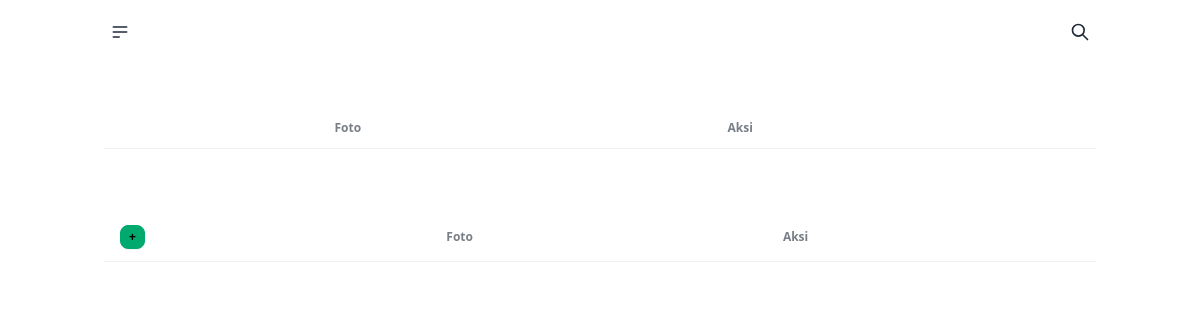
/admin/gallery/index.php, run on an earlier commit of the app's database.
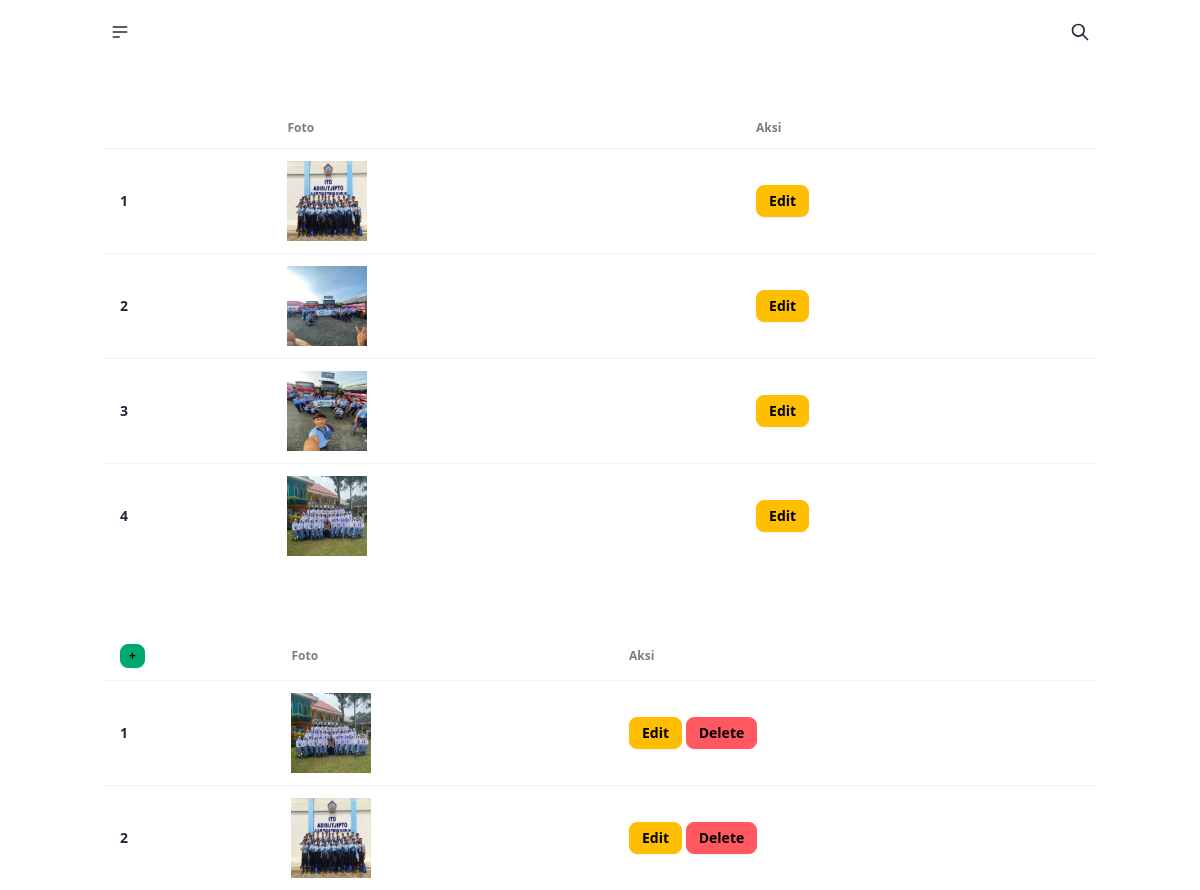
And on a later commit of the database.
### tables this page shows
CREATE TABLE `gallery_1` (
  `id` int NOT NULL,
  `image_path` text NOT NULL,
  `created_at` timestamp NOT NULL DEFAULT CURRENT_TIMESTAMP
);

CREATE TABLE `gallery_2` (
  `id` int NOT NULL,
  `image_path` text NOT NULL,
  `created_at` timestamp NOT NULL DEFAULT CURRENT_TIMESTAMP
);

### admin/gallery/index.php (the view, shortened to what this page needs)
<?php
include '../../config.php';
?>
<!doctype html>
<html lang="en">
  <head>
    <link rel="stylesheet" href="../../src/style/output.css" />
    <link
      href="https://cdn.jsdelivr.net/npm/daisyui@4.12.10/dist/full.min.css"
      rel="stylesheet"
      type="text/css"
    />
  </head>
  <body>
  <?php include '../nav-new.php' ?>
    <div class="container mx-auto">
      <div class="container text-center">
        <h1 class="text-white font-jkt font-semibold text-3xl pb-5">Gallery #1</h1>
      </div>
      <div class="overflow-x-auto">
        <table class="table">
          <thead>
            <tr>
              <th>
              </th>
              <th>Foto</th>
              <th>Aksi</th>
            </tr>
          </thead>
          <tbody>
            <?php
            $sql = "SELECT * FROM gallery_1 ORDER BY created_at DESC";
            $i = 1;
            $query = mysqli_query($conn, $sql);
            while ($data = mysqli_fetch_assoc($query)):
            ?>
            <tr>
              <th><?= $i++ ?></th>
              <td>
                <img src="../../uploads/<?= $data['image_path'] ?>" alt="" style="width: 80px !important; height: 80px !important;">
              </td>
              <td>
                <a href="update.php?id=<?= $data['id'] ?>" type="submit" name="submit" class="btn btn-sm btn-warning">Edit</a>
              </td>
            </tr>
            <?php endwhile; ?>
          </tbody>
        </table>
      </div>
      <div class="container text-center mt-5">
        <h1 class="text-white font-jkt font-semibold text-3xl pb-5">Gallery #2</h1>
      </div>
      <div class="overflow-x-auto">
        <table class="table">
          <thead>
            <tr>
              <th><a href="create.php" class="btn btn-xs btn-success">+</a></th>
              <th>Foto</th>
              <th>Aksi</th>
            </tr>
          </thead>
          <tbody>
            <?php
            $sql = "SELECT * FROM gallery_2 ORDER BY created_at DESC";
            $i = 1;
            $query = mysqli_query($conn, $sql);
            while ($data = mysqli_fetch_assoc($query)):
            ?>
            <tr>
              <th><?= $i++ ?></th>
              <td>
                <img src="../../uploads/<?= $data['image_path'] ?>" alt="" style="width: 80px !important; height: 80px !important;">
              </td>
              <td>
                <a href="update.php?id=<?= $data['id'] ?>" type="submit" name="submit" class="btn btn-sm btn-warning">Edit</a>
                <a href="delete.php?id=<?= $data['id'] ?>" class="btn btn-sm btn-error">Delete</a>
              </td>
            </tr>
            <?php endwhile; ?>
          </tbody>
        </table>
      </div>
    </div>
  </body>
</html>

### admin/nav-new.php (shortened to what this page needs)
<div class="container mx-auto navbar bg-base-100 z-50">
  <div class="navbar-start">
    <div class="dropdown">
      <div tabindex="0" role="button" class="btn btn-ghost btn-circle">
        <svg
          xmlns="http://www.w3.org/2000/svg"
          class="h-5 w-5"
          fill="none"
          viewBox="0 0 24 24"
          stroke="currentColor">
          <path
            stroke-linecap="round"
            stroke-linejoin="round"
            stroke-width="2"
            d="M4 6h16M4 12h16M4 18h7" />
        </svg>
      </div>
    </div>
  </div>
  <div class="navbar-end">
    <button class="btn btn-ghost btn-circle">
      <svg
        xmlns="http://www.w3.org/2000/svg"
        class="h-5 w-5"
        fill="none"
        viewBox="0 0 24 24"
        stroke="currentColor">
        <path
          stroke-linecap="round"
          stroke-linejoin="round"
          stroke-width="2"
          d="M21 21l-6-6m2-5a7 7 0 11-14 0 7 7 0 0114 0z" />
      </svg>
    </button>
  </div>
</div>

What changed in the data, as far as the page shows it:
added gallery_1: image_path (picture)
added gallery_1: image_path (picture)
added gallery_1: image_path (picture)
added gallery_1: image_path (picture)
added gallery_2: image_path (picture)
added gallery_2: image_path (picture)
